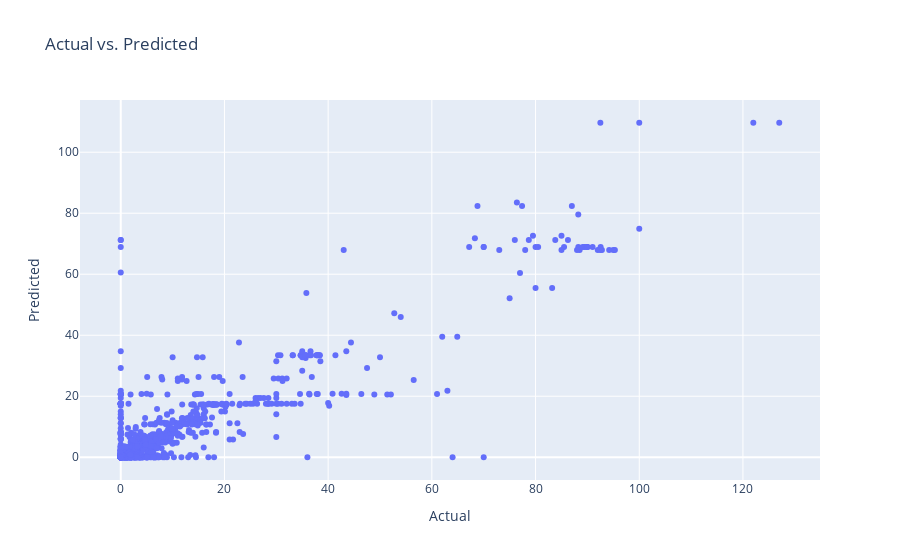

The notebook cell saved with this chart:
### Code cell
import plotly.graph_objects as go

# Create a scatter plot
fig = go.Figure()
fig.add_trace(go.Scatter(x=y_test, y=y_pred, mode='markers', name='Actual vs. Predicted'))

# Add axis labels and title
fig.update_layout(
    xaxis_title="Actual",
    yaxis_title="Predicted",
    title="Actual vs. Predicted"
)

# Show plot
fig.show()

### Figure 1 — Plotly figure (JSON) as saved in the notebook; plotly's stock layout.template omitted (floating-point values rounded to 4 significant figures; data arrays with more than 128 entries replaced by an {"elided": "..."} marker saying what was removed)
{"data": [{"mode": "markers", "name": "Actual vs. Predicted", "type": "scatter", "x": {"elided": "1155 float values"}, "y": {"elided": "1155 float values"}}], "layout": {"title": {"text": "Actual vs. Predicted"}, "xaxis": {"title": {"text": "Actual"}}, "yaxis": {"title": {"text": "Predicted"}}}}
